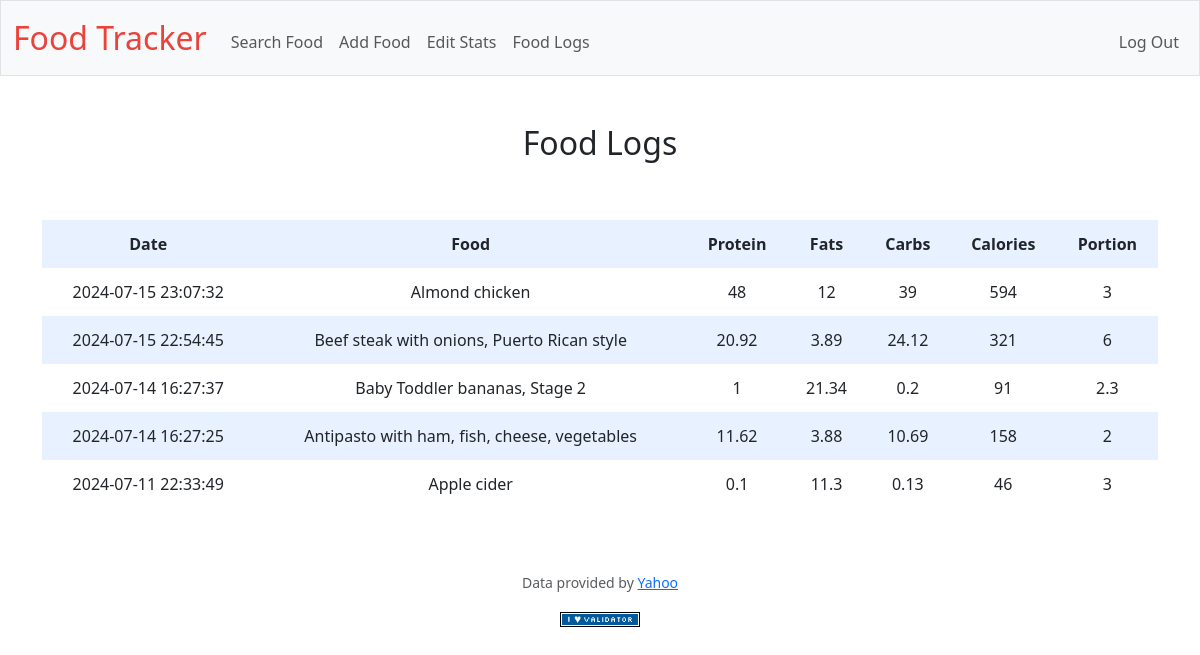
The app's page /logs (signed in) with its own data.
### tables this page shows
CREATE TABLE history(
id INTEGER PRIMARY KEY, 
name TEXT NOT NULL,
portion NUMERIC NOT NULL,
protein NUMERIC NOT NULL,
carbs NUMERIC NOT NULL,
fats NUMERIC NOT NULL,
calories INTEGER NOT NULL,
fdc_id INTEGER NOT NULL,
datetime NUMERIC NOT NULL,
user INTEGER NOT NULL
);

### app.py (the view)
@app.route("/logs")
@login_required
def logs():
    list = db.execute("SELECT name, protein, carbs, fats, calories, portion, datetime FROM history WHERE user = ? ORDER BY datetime DESC", session["user_id"])
    return render_template("logs.html", list=list)

### app.py (called while the page is built)
@app.after_request
def after_request(response):
    response.headers["Cache-Control"] = "no-cache, no-store, must-revalidate"
    response.headers["Expires"] = 0
    response.headers["Pragma"] = "no-cache"
    return response

def login_required(f):
    @wraps(f)
    def decorated_function(*args, **kwargs):
        if session.get("user_id") is None:
            return redirect("/login")
        return f(*args, **kwargs)
    return decorated_function

### templates/logs.html (shortened to what this page needs)
{% extends "layout.html" %}
{% block main %}
    <h2 style="padding-bottom:50px;">
        Food Logs
    </h2>
    <div>
        <table>
            <tr>
                <th>
                    Date
                </th>
                <th>
                    Food
                </th>
                <th>
                    Protein
                </th>
                <th>
                    Fats
                </th>
                <th>
                    Carbs
                </th>
                <th>
                    Calories
                </th>
                <th>
                    Portion
                </th>
            </tr>
            {% for row in list %}
                <tr>
                    <td>
                        {{ row["datetime"]}}
                    </td>
                    <td>
                        {{ row["name"]}}
                    </td>
                    <td>
                        {{ row["protein"]}}
                    </td>
                    <td>
                        {{ row["fats"]}}
                    </td>
                    <td>
                        {{ row["carbs"]}}
                    </td>
                    <td>
                        {{ row["calories"]}}
                    </td>
                    <td>
                        {{ row["portion"]}}
                    </td>
                </tr>
            {% endfor %}
        </table>
    </div>
{% endblock %}

### templates/layout.html (shortened to what this page needs)
<!DOCTYPE html>
<html lang="en">
    <head>
        <link href="https://cdn.jsdelivr.net/npm/bootstrap@5.3.3/dist/css/bootstrap.min.css" rel="stylesheet">
        <link href="/static/styles.css" rel="stylesheet">
    </head>
    <body>
        <nav class="bg-light border navbar navbar-expand-md navbar-light">
            <div class="container-fluid">
                <a class="navbar-brand" href="/home"><span class="red">Food Tracker</span></a>
                <div class="collapse navbar-collapse" id="navbar">
                    {% if session["user_id"] %}
                        <ul class="navbar-nav me-auto mt-2">
                            <li class="nav-item"><a class="nav-link" href="/search">Search Food</a></li>
                            <li class="nav-item"><a class="nav-link" href="/add">Add Food</a></li>
                            <li class="nav-item"><a class="nav-link" href="/change">Edit Stats</a></li>
                            <li class="nav-item"><a class="nav-link" href="/logs">Food Logs</a></li>
                        </ul>
                        <ul class="navbar-nav ms-auto mt-2">
                            <li class="nav-item"><a class="nav-link" href="/logout">Log Out</a></li>
                        </ul>
                    {% else %}
                        <ul class="navbar-nav ms-auto mt-2">
                            <li class="nav-item"><a class="nav-link" href="/register">Register</a></li>
                            <li class="nav-item"><a class="nav-link" href="/login">Log In</a></li>
                        </ul>
                    {% endif %}
                </div>
            </div>
        </nav>
        <main class="container py-5 text-center">
            {% block main %}{% endblock %}
        </main>
        <footer class="mb-5">
            <p class="mb-3 small text-center text-muted">
                Data provided by <a href="https://finance.yahoo.com/">Yahoo</a>
            </p>
            <form action="https://validator.w3.org/check" class="text-center" enctype="multipart/form-data" method="post" target="_blank">
                <input alt="Validate" src="/static/I_heart_validator.png" type="image">
            </form>
        </footer>
    </body>
</html>

### static/styles.css (style rules this page uses)
nav .navbar-brand { font-size: xx-large; }
nav .navbar-brand .red { color: #ea433b; }
table { background-color: transparent; margin-bottom: 1rem; width: 100%; }
table th, table td { padding: 0.75rem; vertical-align: middle; }
tbody tr:nth-of-type(odd) { background-color: rgb(179, 208, 255, 0.3) }
h2 { padding-bottom:20px; }

### records on screen
history: datetime "2024-07-15 23:07:32", name "Almond chicken", protein "48", fats "12", carbs "39", calories "594", portion "3"
history: datetime "2024-07-15 22:54:45", name "Beef steak with onions, Puerto Rican style", protein "20.92", fats "3.89", carbs "24.12", calories "321", portion "6"
history: datetime "2024-07-14 16:27:37", name "Baby Toddler bananas, Stage 2", protein "1", fats "21.34", carbs "0.2", calories "91", portion "2.3"
history: datetime "2024-07-14 16:27:25", name "Antipasto with ham, fish, cheese, vegetables", protein "11.62", fats "3.88", carbs "10.69", calories "158", portion "2"
history: datetime "2024-07-11 22:33:49", name "Apple cider", protein "0.1", fats "11.3", carbs "0.13", calories "46", portion "3"
